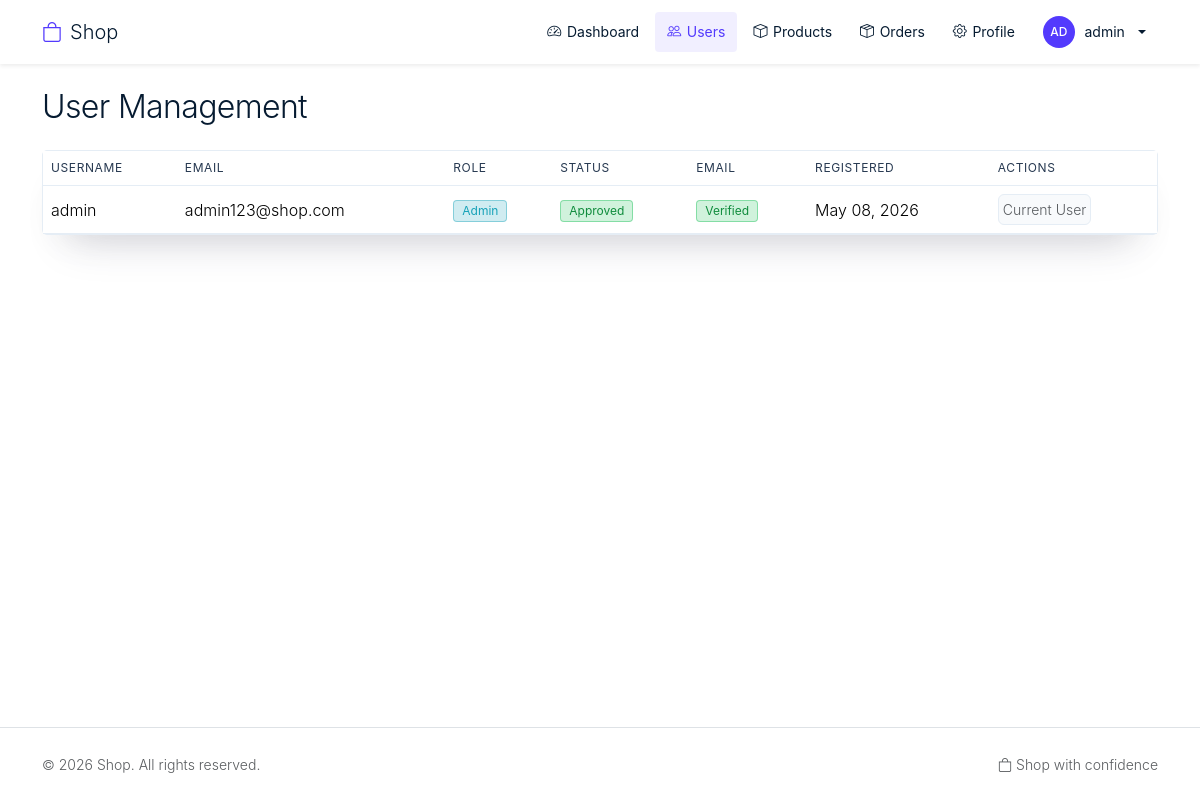
The page /pages/admin/users.php (signed in) on the database its author committed.
### tables this page shows
CREATE TABLE users (
    id INT AUTO_INCREMENT PRIMARY KEY,
    username VARCHAR(50) NOT NULL UNIQUE,
    email VARCHAR(100) NOT NULL UNIQUE,
    password_hash VARCHAR(255) NOT NULL,
    role ENUM('admin', 'seller', 'customer') NOT NULL DEFAULT 'customer',
    profile_image VARCHAR(255),
    is_approved BOOLEAN NOT NULL DEFAULT 1,
    email_verified_at DATETIME NULL,
    verification_token_hash CHAR(64) NULL,
    verification_token_expires_at DATETIME NULL,
    created_at TIMESTAMP DEFAULT CURRENT_TIMESTAMP,
    updated_at TIMESTAMP DEFAULT CURRENT_TIMESTAMP ON UPDATE CURRENT_TIMESTAMP
);

### includes/functions.php (called while the page is built, shortened)
<?php
function sanitize($input)
{
    return htmlspecialchars($input ?? "", ENT_QUOTES, "UTF-8");
}

### pages/admin/users.php (the view, shortened to what this page needs)
<?php
require_once __DIR__ . "/../../includes/config.php";
require_once __DIR__ . "/../../includes/functions.php";
$csrf_token = generate_csrf();
try {
    $users = $pdo
        ->query("SELECT * FROM users ORDER BY created_at DESC")
        ->fetchAll();
} catch (PDOException $e) {
    $users = [];
}
require_once __DIR__ . "/../../includes/header.php";
?>
<div class="container">
    <h1 class="h2 mb-4 text-heading">User Management</h1>
    <?php if (empty($users)): ?>
        <div class="empty-state">
            <div class="empty-state-icon"><i class="bi bi-people"></i></div>
            <h2 class="empty-state-title">No users found</h2>
            <p class="empty-state-text">No users have registered yet.</p>
        </div>
    <?php else: ?>
        <div class="card shadow-primary">
            <div class="card-body p-0">
                <div class="table-responsive">
                    <table class="table table-hover mb-0">
                        <thead>
                            <tr>
                                <th>Username</th>
                                <th>Email</th>
                                <th>Role</th>
                                <th>Status</th>
                                <th>Email</th>
                                <th>Registered</th>
                                <th>Actions</th>
                            </tr>
                        </thead>
                        <tbody>
                            <?php foreach ($users as $user): ?>
                                <?php
                                $can_modify =
                                    $user["id"] !== $_SESSION["user_id"];
                                $stmt = $pdo->prepare(
                                    "SELECT COUNT(*) FROM orders WHERE user_id = ?",
                                );
                                $stmt->execute([$user["id"]]);
                                $has_orders = $stmt->fetchColumn() > 0;
                                ?>
                                <tr>
                                    <td><?= sanitize($user["username"]) ?></td>
                                    <td><?= sanitize($user["email"]) ?></td>
                                    <td><span class="badge badge-<?= $user[
                                        "role"
                                    ] === "admin"
                                        ? "info"
                                        : ($user["role"] === "seller"
                                            ? "warning"
                                            : "success") ?>">
                                        <?= ucfirst($user["role"]) ?>
                                    </span></td>
                                    <td>
                                        <?php if (
                                            $user["role"] === "seller" &&
                                            !$user["is_approved"]
                                        ): ?>
                                            <span class="badge badge-warning">Pending</span>
                                        <?php else: ?>
                                            <span class="badge badge-success">Approved</span>
                                        <?php endif; ?>
                                    </td>
                                    <td>
                                        <?php if (!empty($user["email_verified_at"])): ?>
                                            <span class="badge badge-success">Verified</span>
                                        <?php else: ?>
                                            <span class="badge badge-warning">Unverified</span>
                                        <?php endif; ?>
                                    </td>
                                    <td><?= date(
                                        "M d, Y",
                                        strtotime($user["created_at"]),
                                    ) ?></td>
                                    <td class="actions-cell">
                                        <div class="action-buttons">
                                        <?php if ($can_modify): ?>
                                            <form method="POST" action="<?= SITE_URL ?>/api/user_update.php" class="role-form">
                                                <input type="hidden" name="csrf_token" value="<?= sanitize(
                                                    $csrf_token,
                                                ) ?>">
                                                <input type="hidden" name="user_id" value="<?= $user[
                                                    "id"
                                                ] ?>">
                                                <select name="role" class="form-select form-select-sm role-select" onchange="submitRoleForm(this)">
                                                    <option value="">Change Role</option>
                                                    <option value="admin" <?= $user[
                                                        "role"
                                                    ] === "admin"
                                                        ? "selected"
                                                        : "" ?>>Admin</option>
                                                    <option value="seller" <?= $user[
                                                        "role"
                                                    ] === "seller"
                                                        ? "selected"
                                                        : "" ?>>Seller</option>
                                                    <option value="customer" <?= $user[
                                                        "role"
                                                    ] === "customer"
                                                        ? "selected"
                                                        : "" ?>>Customer</option>
                                                </select>
                                            </form>
                                            <?php if ($has_orders): ?>
                                                <button type="button" class="icon-btn icon-btn-danger" disabled aria-label="Cannot delete user with orders" title="Cannot delete user with orders">
                                                    <i class="bi bi-trash3" aria-hidden="true"></i>
                                                    <span class="sr-only">Delete</span>
                                                </button>
                                            <?php else: ?>
                                                <form method="POST" action="<?= SITE_URL ?>/api/user_update.php" class="delete-form" onsubmit="return confirmDelete(this)">
                                                    <input type="hidden" name="csrf_token" value="<?= sanitize(
                                                        $csrf_token,
                                                    ) ?>">
                                                    <input type="hidden" name="user_id" value="<?= $user[
                                                    "id"
                                                ] ?>">
                                                    <input type="hidden" name="delete" value="1">
                                                    <button type="submit" class="icon-btn icon-btn-danger no-loading" aria-label="Delete user" title="Delete">
                                                        <i class="bi bi-trash3" aria-hidden="true"></i>
                                                        <span class="sr-only">Delete</span>
                                                    </button>
                                                </form>
                                            <?php endif; ?>
                                        <?php else: ?>
                                            <span class="text-muted small">Current User</span>
                                        <?php endif; ?>
                                        </div>
                                    </td>
                                </tr>
                            <?php endforeach; ?>
                        </tbody>
                    </table>
                </div>
            </div>
        </div>
    <?php endif; ?>
</div>
<?php require_once __DIR__ . "/../../includes/footer.php"; ?>

### css/styles.css (style rules this page uses)
:root { --color-primary: #533afd; --color-primary-hover: #4434d4; --color-primary-deep: #2e2b8c; --color-primary-light: #b9b9f9; --color-primary-soft: #d6d9fc; --color-heading: #061b31; --color-label: #273951; --color-body: #64748d; --color-brand-dark: #1c1e54; --color-dark-navy: #0d253d; --color-ruby: #ea2261; --color-magenta: #f96bee; --color-magenta-light: #ffd7ef; --color-success: #15be53; --color-success-text: #108c3d; --color-lemon: #9b6829; --color-bg: #ffffff; --color-border: #e5edf5; --color-border-dashed: #362baa; --shadow-primary: rgba(50, 50, 93, 0.25); --shadow-dark: rgba(3, 3, 39, 0.25); --shadow-black: rgba(0, 0, 0, 0.1); --shadow-ambient: rgba(23, 23, 23, 0.08); --shadow-soft: rgba(23, 23, 23, 0.06); --radius-micro: 1px; --radius-standard: 4px; --radius-comfortable: 5px; --radius-relaxed: 6px; --radius-large: 8px; }
* { box-sizing: border-box; }
body { font-family: -apple-system, BlinkMacSystemFont, "Segoe UI", Roboto, "Helvetica Neue", Arial, sans-serif; font-weight: 300; color: var(--color-body); background-color: var(--color-bg); min-height: 100vh; display: flex; flex-direction: column; overflow-x: hidden; }
h1, h2, h3, h4, h5, h6, .h1, .h2, .h3, .h4, .h5, .h6 { color: var(--color-heading); font-weight: 300; letter-spacing: -0.02em; }
h1, .h1 { font-size: 2.5rem; letter-spacing: -0.64px; }
h2, .h2 { font-size: 2rem; letter-spacing: -0.64px; }
.action-buttons { display: inline-flex; align-items: center; gap: 0.25rem; flex-wrap: nowrap; padding: 0.25rem; background: #f8fafc; border: 1px solid var(--color-border); border-radius: var(--radius-relaxed); }
.card { background-color: var(--color-bg); border: 1px solid var(--color-border); border-radius: var(--radius-comfortable); box-shadow: rgba(50, 50, 93, 0.25) 0px 30px 45px -30px, rgba(0, 0, 0, 0.1) 0px 18px 36px -18px; transition: box-shadow 0.2s ease; }
.badge { font-size: 0.75rem; font-weight: 400; padding: 0.25rem 0.5rem; border-radius: var(--radius-standard); }
.badge-success { background-color: rgba(21, 190, 83, 0.2); color: var(--color-success-text); border: 1px solid rgba(21, 190, 83, 0.4); }
.badge-info { background-color: rgba(23, 162, 184, 0.2); color: #17a2b8; border: 1px solid rgba(23, 162, 184, 0.4); }
.table { color: var(--color-body); }
.table-responsive { border-radius: inherit; -webkit-overflow-scrolling: touch; }
.table thead th { font-weight: 400; color: var(--color-label); border-bottom: 1px solid var(--color-border); font-size: 0.75rem; text-transform: uppercase; letter-spacing: 0.05em; }
.table tbody td { vertical-align: middle; border-bottom: 1px solid var(--color-border); }
.text-heading { color: var(--color-heading) !important; }
.shadow-primary { box-shadow: rgba(50, 50, 93, 0.25) 0px 30px 45px -30px, rgba(0, 0, 0, 0.1) 0px 18px 36px -18px !important; }

### rows shown on the page
users: username "admin", email "admin123@shop.com", role "Admin", shows "Approved", shows "Verified", created_at "May 08, 2026", shows "Current User"

### other values the page prints
SITE_NAME "Shop"
$username "admin"
